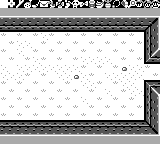

Tiled map render using the project's own tile images. Description and the whole map definition, tile-layer contents included, below:
An orthogonal 20x18 tile map with 8x8 px tiles, 2 tile layers (bg, Tile Layer 1), 5 tilesets.

<map version="1.2" tiledversion="1.2.2" orientation="orthogonal" renderorder="right-down" width="20" height="18" tilewidth="8" tileheight="8" infinite="0" nextlayerid="3" nextobjectid="1">
 <tileset firstgid="1" source="overworld-landscape.tsx" />
 <tileset firstgid="97" source="dungeon-items.tsx" />
 <tileset firstgid="113" source="items-2.tsx" />
 <tileset firstgid="177" source="walls-a.tsx" />
 <tileset firstgid="209" source="font.tsx" />
 <layer id="1" name="bg" width="20" height="18">
  <data encoding="csv">
77,162,163,164,165,166,167,168,169,170,161,112,110,111,154,77,77,77,77,77,
77,59,77,59,77,59,77,59,77,59,77,59,78,59,77,59,77,59,77,59,
59,77,59,77,59,77,59,77,59,77,59,77,59,78,59,77,59,77,59,77,
77,59,77,59,77,59,77,59,77,59,77,59,78,59,77,59,77,59,77,59,
59,77,59,77,59,77,59,77,59,77,59,77,59,77,59,77,59,77,59,77,
77,59,77,59,77,59,77,59,77,59,77,59,77,59,77,59,77,59,77,59,
59,77,59,77,59,77,59,77,59,77,59,77,59,77,59,77,59,77,59,77,
77,59,77,59,78,59,77,59,77,59,77,59,77,59,77,59,77,59,77,59,
59,77,59,78,59,77,59,77,59,77,59,77,59,77,59,77,59,77,59,77,
77,59,77,59,77,59,77,59,77,59,77,59,77,59,77,59,77,59,77,59,
59,77,59,77,59,77,59,77,59,77,59,77,59,77,59,77,59,77,59,77,
77,59,77,59,77,59,77,59,77,59,77,59,77,59,77,59,77,59,77,59,
59,77,59,77,59,77,59,77,59,77,59,77,59,77,59,77,59,77,59,77,
77,59,77,59,77,59,77,59,77,59,77,59,77,59,77,59,77,59,77,59,
59,77,59,77,59,77,59,77,59,77,59,77,59,77,59,77,59,77,59,77,
77,59,77,59,77,59,77,59,77,59,77,59,77,59,77,59,77,59,77,59,
59,77,59,77,59,77,59,77,59,77,59,77,59,77,59,77,59,77,59,77,
77,59,77,59,77,59,77,59,77,59,77,59,77,59,77,59,77,59,77,59
</data>
 </layer>
 <layer id="2" name="Tile Layer 1" width="20" height="18">
  <data encoding="csv">
96,343,356,357,359,344,345,346,347,349,353,354,355,358,361,362,363,350,351,352,
93,93,93,93,93,93,93,93,93,93,93,93,93,93,93,93,93,93,93,93,
2684354747,2684354747,2684354747,2684354747,2684354747,2684354747,2684354747,2684354747,2684354747,2684354747,2684354747,2684354747,2684354747,2684354747,2684354747,2684354747,2684354747,2684354747,2684354747,3221225651,
201,201,201,201,201,201,201,201,201,201,201,201,201,201,201,201,201,201,3221225667,3221225659,
0,0,0,0,0,87,0,0,0,0,0,0,0,0,0,0,0,0,2684354761,3221225659,
0,0,87,87,0,0,0,0,0,0,0,0,0,0,0,0,0,0,2684354761,3221225659,
0,0,87,0,0,0,0,0,0,0,0,0,0,0,0,0,0,0,2684354761,536871095,
0,0,0,0,87,0,0,0,0,0,87,87,87,87,0,0,0,0,198,201,
87,0,87,87,87,87,87,87,87,87,0,0,0,0,0,84,87,87,0,0,
87,87,87,0,0,0,0,87,87,84,87,0,0,87,87,87,87,87,0,0,
0,0,0,0,0,0,0,0,0,0,87,87,0,0,0,87,87,0,200,3221225673,
0,0,0,0,0,0,0,0,0,0,0,0,0,87,0,0,87,87,2684354761,2147483831,
0,0,0,0,0,0,0,0,0,0,87,0,0,0,0,0,0,0,2684354761,3221225659,
0,0,0,0,0,0,0,0,0,0,0,0,0,0,0,0,0,0,2684354761,3221225659,
0,0,0,0,0,0,0,0,0,0,0,0,0,0,0,0,0,0,2684354761,3221225659,
3221225673,3221225673,3221225673,3221225673,3221225673,3221225673,3221225673,3221225673,3221225673,3221225673,3221225673,3221225673,3221225673,3221225673,3221225673,3221225673,3221225673,3221225673,1610612931,3221225659,
1610612923,1610612923,1610612923,1610612923,1610612923,1610612923,1610612923,1610612923,1610612923,1610612923,1610612923,1610612923,1610612923,1610612923,1610612923,1610612923,1610612923,1610612923,1610612923,1610612915,
93,93,93,93,93,93,93,93,93,93,93,93,93,93,93,93,93,93,93,93
</data>
 </layer>
</map>
